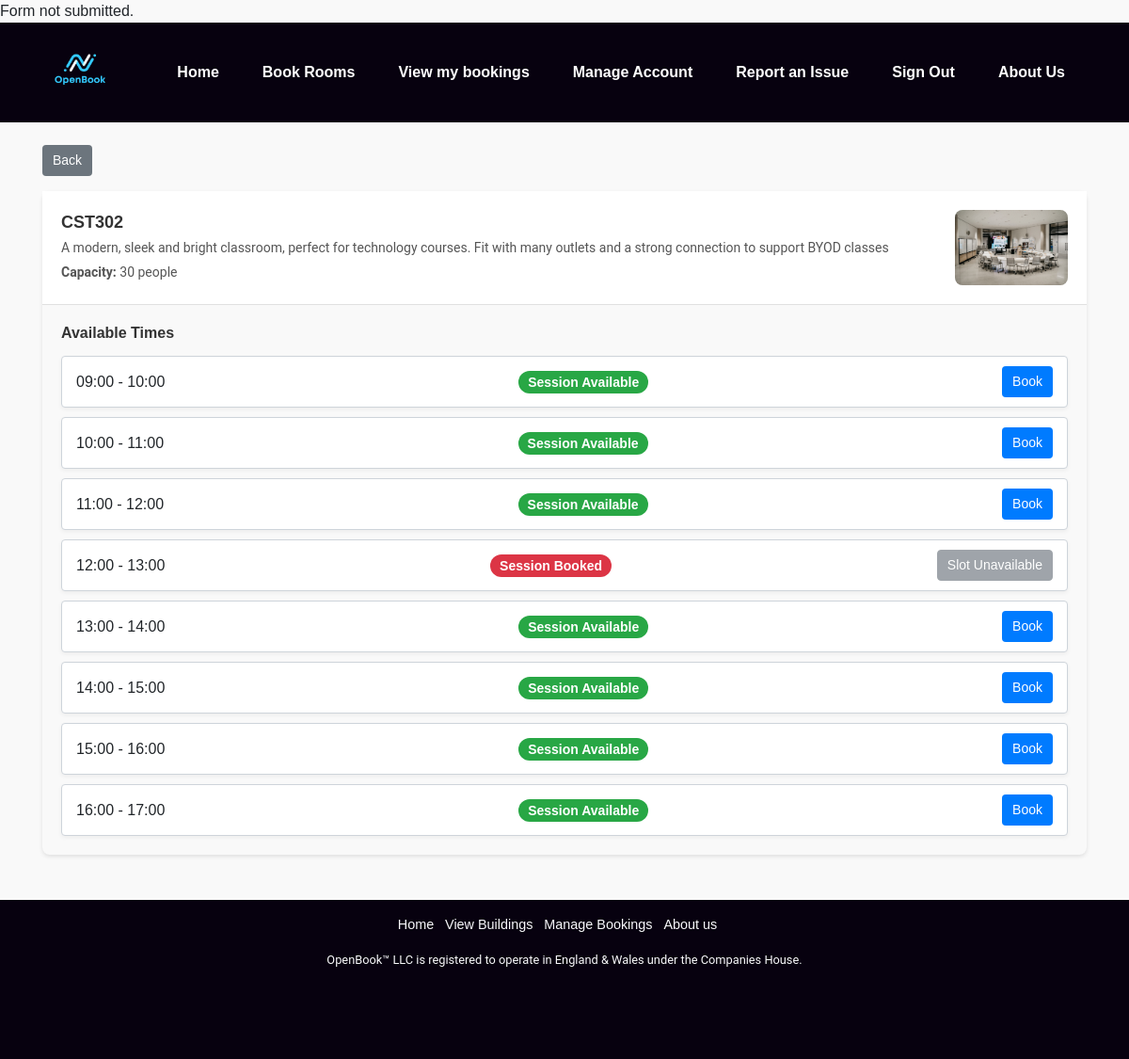
Screenshot of /RoomBooking.php?room_id=9 (signed in) with the database file from the repository.
### tables this page shows
CREATE TABLE `rooms` (
  `roomID` int(11) NOT NULL,
  `building` int(11) NOT NULL,
  `roomName` varchar(255) NOT NULL,
  `roomDesc` text DEFAULT NULL,
  `roomImg` text DEFAULT NULL,
  `floor` int(11) NOT NULL,
  `capacity` int(11) NOT NULL,
  `roomType` enum('Classroom','Hall','Lab') DEFAULT NULL
);

### resources/database.php (called while the page is built, shortened)
<?php
function formatTimeSlot($timeSlot) {
    $startTime = DateTime::createFromFormat('H:i:s', $timeSlot);
    $endTime = clone $startTime;
    $endTime->add(new DateInterval('PT1H'));
    return $startTime->format('H:i') . ' - ' . $endTime->format('H:i');
}
?>

### RoomBooking.php (the view, shortened to what this page needs)
<?php
include "resources/database.php";
include 'resources/html_construct.php';
$roomID = $_POST['room_id'] ?? $_GET['room_id'] ?? null;
$roomID = intval($roomID);
$query = "SELECT roomName, roomDesc, roomImg, capacity FROM rooms WHERE roomID = ?";
$stmt = $conn->prepare($query);
$stmt->bind_param("i", $roomID);
$stmt->execute();
$result = $stmt->get_result();
$roomDetails = $result->fetch_assoc();
$selectedDate = $_SESSION['selected_date'] ?? date('Y-m-d');
$timeSlotsQuery = "SELECT timeSlot FROM appointments WHERE roomID = ? AND date = ? AND cancelled = 0";
$timeStmt = $conn->prepare($timeSlotsQuery);
$timeStmt->bind_param("is", $roomID, $selectedDate);
$timeStmt->execute();
$timeResult = $timeStmt->get_result();
$bookedSlots = [];
while ($row = $timeResult->fetch_assoc()) {
    $bookedSlots[] = $row['timeSlot'];
}
$allTimeSlots = [
    "09:00:00", "10:00:00", "11:00:00", "12:00:00", "13:00:00", "14:00:00", "15:00:00", "16:00:00"
];
?>
<!DOCTYPE html>
<html lang="en">
<head>
</head>
<body>
<header>
</header>
<div class="container mt-4">
    <button class="btn btn-secondary mb-3" onclick="history.back()">Back</button>
    <div class="card2">
        <div class="card2-header d-flex justify-content-between align-items-center">
            <div>
                <h5><?= htmlspecialchars($roomDetails['roomName']) ?></h5>
                <p><?= htmlspecialchars($roomDetails['roomDesc']) ?></p>
                <p><strong>Capacity:</strong> <?= htmlspecialchars($roomDetails['capacity']) ?> people</p>
            </div>
            <img src="<?= htmlspecialchars($roomDetails['roomImg']) ?>" alt="Room Image" style="width: 120px; height: 80px; object-fit: cover; border-radius: 8px;">
        </div>
        <div class="card2-body">
            <h6>Available Times</h6>
            <ul class="list-group">
                <?php foreach ($allTimeSlots as $timeSlot): ?>
                    <li class="list-group-item d-flex justify-content-between align-items-center">
                        <span><?= formatTimeSlot($timeSlot) ?></span>
                        <?php if (in_array($timeSlot, $bookedSlots)): ?>
                            <span class="badge badge-danger">Session Booked</span>
                            <button class="btn btn-secondary btn-sm" disabled>Slot Unavailable</button>
                        <?php else: ?>
                            <span class="badge badge-success">Session Available</span>
                            <form method="POST" action="">
                                <button type="submit" name="action" value="book" class="btn btn-primary btn-sm">Book</button>
                            </form>
                        <?php endif; ?>
                    </li>
                <?php endforeach; ?>
            </ul>
        </div>
    </div>
</div>
</body>
</html>

### public_html/style/main.css (style rules this page uses)
* { margin: 0; padding: 0; box-sizing: border-box; }
p { font-family: 'Roboto', sans-serif; font-weight: 400; }
body { font-family: Arial, sans-serif; background-color: #f9f9f9; margin: 0; padding: 0; display: flex; flex-direction: column; min-height: 100vh; overflow-x: hidden; }
.container { z-index: 5; }
.card2 { border: none; border-radius: 8px; box-shadow: 0px 2px 4px rgba(0, 0, 0, 0.1); }
.card2-header { background-color: #ffffff; padding: 20px; border-bottom: 1px solid #e0e0e0; }
.card2-header h5 { margin: 0; font-size: 18px; font-weight: bold; color: #333333; }
.card2-header p { margin: 5px 0 0; color: #555555; font-size: 14px; }
.card2-body { padding: 20px; }
.card2-body h6 { font-size: 16px; font-weight: bold; color: #333333; margin-bottom: 15px; }
.list-group { margin: 0; padding: 0; }
.list-group-item { display: flex; justify-content: space-between; align-items: center; padding: 10px 15px; border: 1px solid #ced4da; border-radius: 4px; margin-bottom: 10px; background-color: #ffffff; box-shadow: 0px 2px 4px rgba(0, 0, 0, 0.05); }
.list-group-item .badge { font-size: 14px; padding: 5px 10px; border-radius: 12px; }
.badge-danger { background-color: #dc3545; color: white; }
.badge-success { background-color: #28a745; color: white; }
.btn-primary { background-color: #007bff; border-color: #007bff; color: white; font-size: 14px; padding: 5px 10px; border-radius: 4px; }
.btn-secondary { background-color: #6c757d; border-color: #6c757d; color: white; font-size: 14px; padding: 5px 10px; border-radius: 4px; }
.btn { border-color: #f4f4f400; color: white; font-size: 14px; padding: 5px 10px; border-radius: 4px; }

### rows the page displays
rooms: roomName "CST302", roomDesc "A modern, sleek and bright classroom, perfect for technology courses. Fit with many outlets and a strong connection to support BYOD classes", capacity "30", roomImg (picture)

### other values shown
formatTimeSlot($timeSlot) "09:00 - 10:00"
formatTimeSlot($timeSlot) "10:00 - 11:00"
formatTimeSlot($timeSlot) "11:00 - 12:00"
formatTimeSlot($timeSlot) "12:00 - 13:00"
formatTimeSlot($timeSlot) "13:00 - 14:00"
formatTimeSlot($timeSlot) "14:00 - 15:00"
formatTimeSlot($timeSlot) "15:00 - 16:00"
formatTimeSlot($timeSlot) "16:00 - 17:00"
